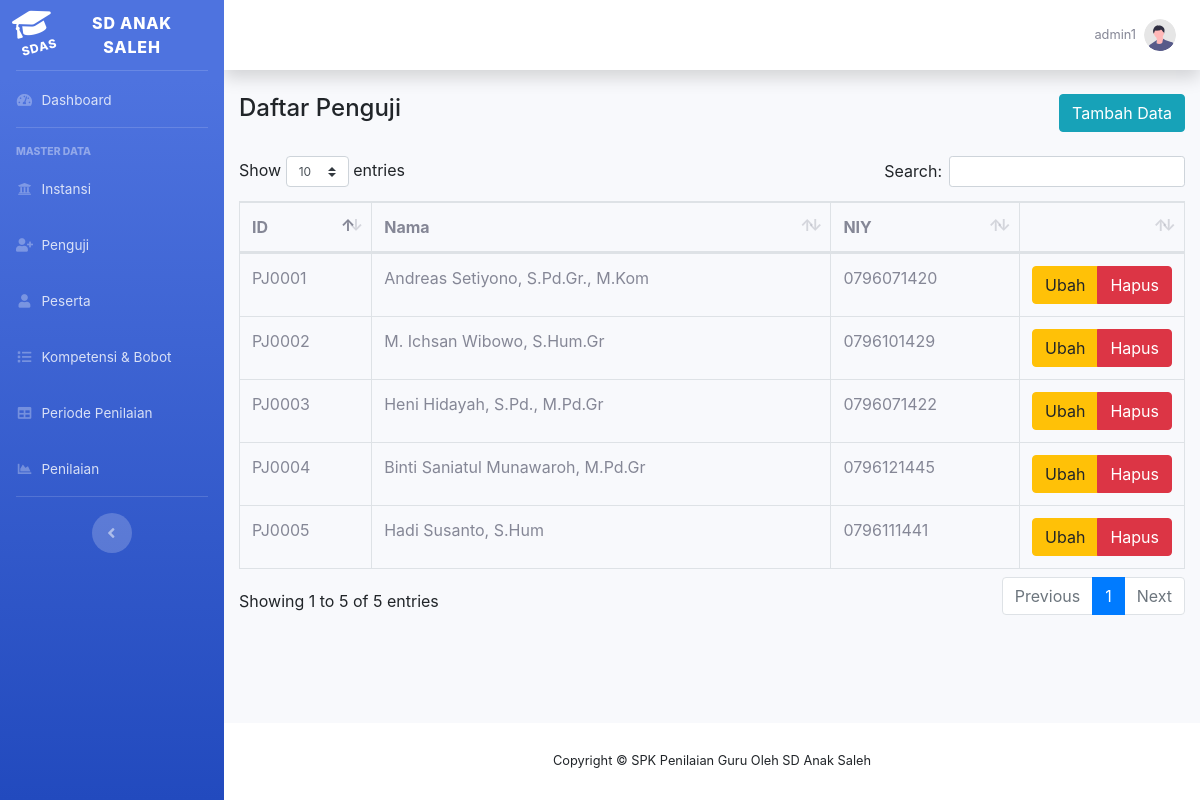
The page /penguji_view.php (signed in) on the database its author committed.
### tables this page shows
CREATE TABLE `penguji` (
  `penguji_id` varchar(10) NOT NULL,
  `penguji_nama` varchar(100) NOT NULL,
  `penguji_nuptk` varchar(100) DEFAULT NULL,
  `username` varchar(100) NOT NULL,
  `password` varchar(100) NOT NULL
);

### config.php (called while the page is built, shortened)
<?php
	$database = 'mcdm_pkg';
?>

### crud.php (called while the page is built, shortened)
<?php
    function viewpenguji() {
        include('config.php');
        $query = "select * from penguji "
                . "ORDER BY penguji_id";
        $result = mysqli_query($db,$query);
        return $result;
    }

### penguji_view.php (the view, shortened to what this page needs)
<?php
include ("header.php");
require 'crud.php';
$stmt = viewpenguji();
?>
<div class="row">
    <div class="col-auto mr-auto"><h4>Daftar Penguji</h4></div>
    <div class="col-auto"><a  href="penguji_add.php" class="btn btn-info">Tambah Data</i></a></div>
</div>
<br/>
<div class="table-responsive">
    <table class="table table-bordered" id="dataTable" width="100%" cellspacing="0">
        <thead>
            <tr>
                <th>ID</th>
                <th>Nama</th>
                <th>NIY</th>
                <th width="80px"></th>
            </tr>
        </thead>
        <tbody>
            <?php
            while ($data = mysqli_fetch_assoc($stmt)) {
                ?>
                <tr>
                    <td><?php echo $data['penguji_id'] ?></td>
                    <td><?php echo $data['penguji_nama'] ?></td>
                    <td><?php echo $data['penguji_nuptk'] ?></td>
                    <td align='center'>
                        <div class="btn-group" role="group" aria-label="Basic mixed styles example">
                            <a  href="penguji_edit.php?kode=<?php echo $data['penguji_id'] ?>" title="Edit" class="btn btn-warning">Ubah</a>
                            <a  href="penguji_view.php?delete=<?php echo $data['penguji_id'] ?>" title="Hapus" onclick="return confirm('Anda yakin akan menghapus ?');" class="btn btn-danger">Hapus</a>
                        </div>
                    </td>
                </tr>
                <?php
            };
            ?>
        </tbody>
    </table>
</div>
<br/>
<?php
include ("footer.php");
?>

### rows shown on the page
penguji: penguji_id "PJ0001", penguji_nama "Andreas Setiyono, S.Pd.Gr., M.Kom", penguji_nuptk "0796071420"
penguji: penguji_id "PJ0002", penguji_nama "M. Ichsan Wibowo, S.Hum.Gr", penguji_nuptk "0796101429"
penguji: penguji_id "PJ0003", penguji_nama "Heni Hidayah, S.Pd., M.Pd.Gr", penguji_nuptk "0796071422"
penguji: penguji_id "PJ0004", penguji_nama "Binti Saniatul Munawaroh, M.Pd.Gr", penguji_nuptk "0796121445"
penguji: penguji_id "PJ0005", penguji_nama "Hadi Susanto, S.Hum", penguji_nuptk "0796111441"

### other values the page prints
$_SESSION['username'] "admin1"
